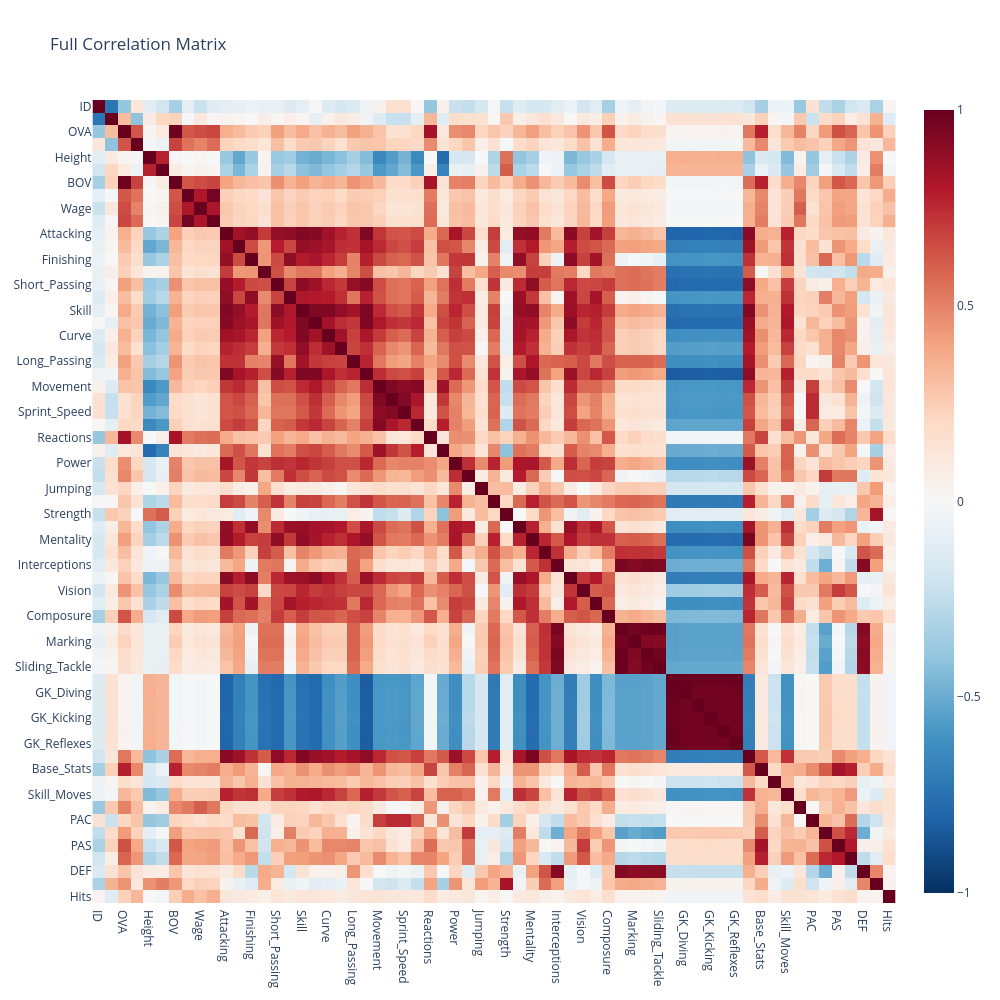

The notebook cell this image was saved under:
### Code cell
correlation_cols = [c for c, t in fifa.dtypes if t in ('int','double','float','bigint')]

assembler = VectorAssembler(inputCols=correlation_cols, outputCol="features", handleInvalid="skip")
df_vec = assembler.transform(fifa).select("features")

corr_matrix = Correlation.corr(df_vec, "features", method="pearson").head()[0]
corr_array = corr_matrix.toArray()\

import plotly.express as px
import pandas as pd

corr_df = pd.DataFrame(corr_array, index=correlation_cols, columns=correlation_cols)

fig = px.imshow(
    corr_df,
    color_continuous_scale="RdBu_r",
    zmin=-1, zmax=1,
    title="Full Correlation Matrix",
)
fig.update_layout(width=1000, height=1000)
fig.show()

### Figure 1 — Plotly figure (JSON) as saved in the notebook; plotly's stock layout.template omitted (floating-point values rounded to 4 significant figures; data arrays with more than 128 entries replaced by an {"elided": "..."} marker saying what was removed)
{"data": [{"coloraxis": "coloraxis", "hovertemplate": "x: %{x}<br>y: %{y}<br>color: %{z}<extra></extra>", "name": "0", "type": "heatmap", "x": ["ID", "Age", "OVA", "POT", "Height", "Weight", "BOV", "Value", "Wage", "Release_Clause", "Attacking", "Crossing", "Finishing", "Heading_Accuracy", "Short_Passing", "Volleys", "Skill", "Dribbling", "Curve", "FK_Accuracy", "Long_Passing", "Ball_Control", "Movement", "Acceleration", "Sprint_Speed", "Agility", "Reactions", "Balance", "Power", "Shot_Power", "Jumping", "Stamina", "Strength", "Long_Shots", "Mentality", "Aggression", "Interceptions", "Positioning", "Vision", "Penalties", "Composure", "Defending", "Marking", "Standing_Tackle", "Sliding_Tackle", "Goalkeeping", "GK_Diving", "GK_Handling", "GK_Kicking", "GK_Positioning", "GK_Reflexes", "Total_Stats", "Base_Stats", "Weak_Foot", "Skill_Moves", "Intl_Reputation", "PAC", "SHO", "PAS", "DRI", "DEF", "PHY", "Hits"], "xaxis": "x", "y": ["ID", "Age", "OVA", "POT", "Height", "Weight", "BOV", "Value", "Wage", "Release_Clause", "Attacking", "Crossing", "Finishing", "Heading_Accuracy", "Short_Passing", "Volleys", "Skill", "Dribbling", "Curve", "FK_Accuracy", "Long_Passing", "Ball_Control", "Movement", "Acceleration", "Sprint_Speed", "Agility", "Reactions", "Balance", "Power", "Shot_Power", "Jumping", "Stamina", "Strength", "Long_Shots", "Mentality", "Aggression", "Interceptions", "Positioning", "Vision", "Penalties", "Composure", "Defending", "Marking", "Standing_Tackle", "Sliding_Tackle", "Goalkeeping", "GK_Diving", "GK_Handling", "GK_Kicking", "GK_Positioning", "GK_Reflexes", "Total_Stats", "Base_Stats", "Weak_Foot", "Skill_Moves", "Intl_Reputation", "PAC", "SHO", "PAS", "DRI", "DEF", "PHY", "Hits"], "yaxis": "y", "z": {"elided": "63x63 float values"}}], "layout": {"coloraxis": {"cmax": 1, "cmin": -1, "colorscale": [[0, "rgb(5,48,97)"], [0.1, "rgb(33,102,172)"], [0.2, "rgb(67,147,195)"], [0.3, "rgb(146,197,222)"], [0.4, "rgb(209,229,240)"], [0.5, "rgb(247,247,247)"], [0.6, "rgb(253,219,199)"], [0.7, "rgb(244,165,130)"], [0.8, "rgb(214,96,77)"], [0.9, "rgb(178,24,43)"], [1, "rgb(103,0,31)"]]}, "height": 1000, "title": {"text": "Full Correlation Matrix"}, "width": 1000, "xaxis": {"anchor": "y", "constrain": "domain", "domain": [0, 1], "scaleanchor": "y"}, "yaxis": {"anchor": "x", "autorange": "reversed", "constrain": "domain", "domain": [0, 1]}}}
